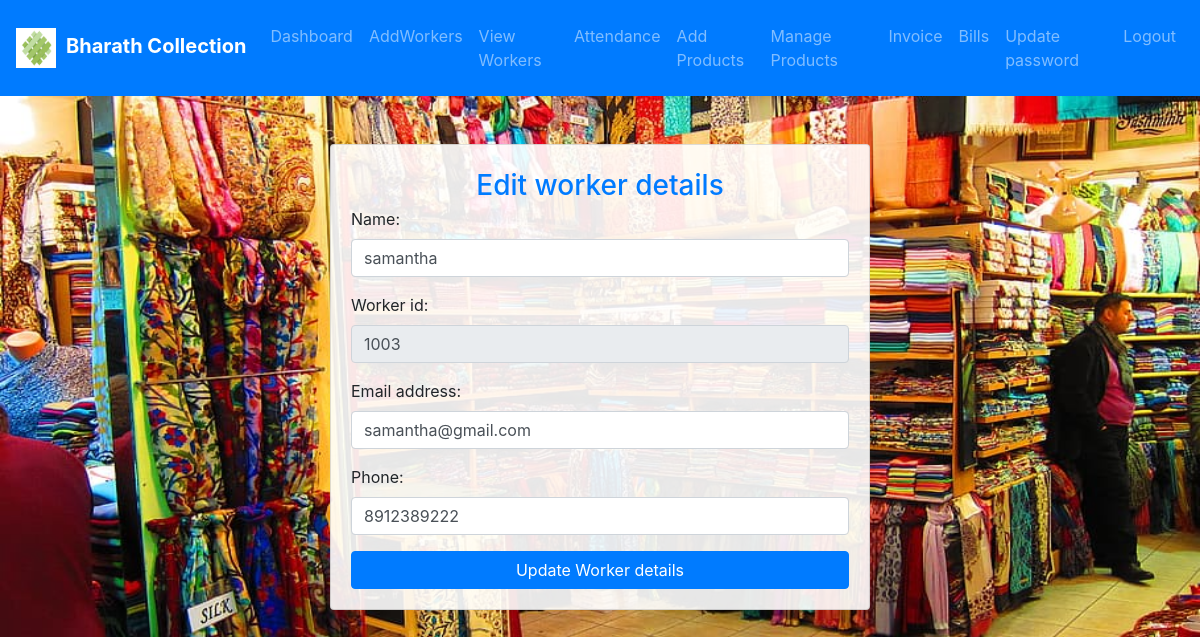
Screenshot of /admin/edit_workers.php?id=3 (signed in) with the database file from the repository.
### tables this page shows
CREATE TABLE `workers` (
  `id` int(11) NOT NULL,
  `name` varchar(50) NOT NULL,
  `email` varchar(50) NOT NULL,
  `phone` varchar(50) NOT NULL,
  `password` varchar(50) NOT NULL,
  `worker_id` varchar(50) NOT NULL
);

### admin/edit_workers.php (the view, shortened to what this page needs)
<!DOCTYPE html>
<html lang="en">
<head>
  <link rel="stylesheet" href="https://cdn.jsdelivr.net/npm/bootstrap@4.6.2/dist/css/bootstrap.min.css">
</head>
<body>
    <?php
    include("header.php");
    include("../db.php");
    $sql2="select * from workers where id=".$_GET["id"];
    $result2=mysqli_query($con,$sql2);
    $row2=mysqli_fetch_assoc($result2);
    ?>
    <div class="container">
        <div class="row">
            <div class="col-md-6 offset-md-3">
                <div class="card mt-5 mb-5" style="background-color:rgba(255,255,255,0.9);">
                    <div class="card-body">
                <h3 class="text-primary text-center my-1">Edit worker details</h3>
                <form method="post" action="" autocomplete="off">
                <div class="form-group">
                            <label for="email">Name:</label>
                            <input type="text" class="form-control" name="name" value="<?=$row2['name']?>" placeholder="Enter name" id="email" required>
                        </div>
                        <div class="form-group">
                            <label for="email">Worker id:</label>
                            <input type="text" value="<?=$row2['worker_id']?>" readonly class="form-control" name="worker_id" placeholder="Enter worker id" id="email" required>
                        </div>
                        <div class="form-group">
                            <label for="email">Email address:</label>
                            <input type="email" class="form-control" value="<?=$row2['email']?>" name="email" placeholder="Enter email" id="email" required>
                        </div>
                        <div class="form-group">
                            <label for="pwd">Phone:</label>
                            <input type="number" class="form-control" value="<?=$row2['phone']?>" name="phone" placeholder="Enter phone" id="pwd" required>
                        </div>
                        <button type="submit" name="update_worker" class="btn btn-primary btn-block">Update Worker details</button>
                </form>
                </div>
                </div>
            </div>
        </div>
    </div>
</body>
</html>

### admin/edit_workers.php (style rules this page uses)
body { background-image:url("images/bg.jpg"); background-repeat:no-repeat; background-size:100% 100%; background-attachment: fixed; height:100vh; width:100%; }

### rows the page displays
workers: name "samantha", worker_id "1003", email "samantha@gmail.com", phone "8912389222"
